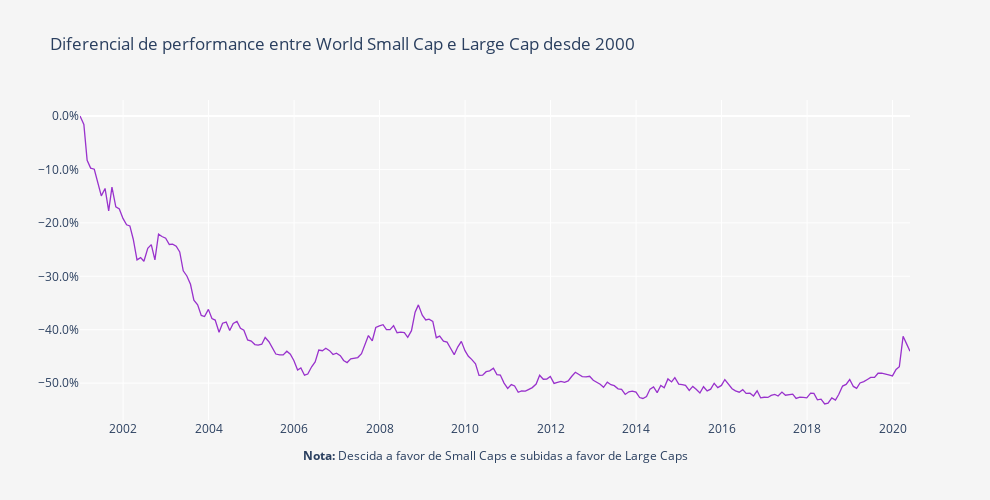

Here is the notebook cell this chart was saved with:
### Markdown cell above
**Dica:** A interactividade dos gráficos da plotly permite:

    . Zoom (mantenham o clique e arrastem o cursor em simultâneo, em cima do gráfico);
    . Tem uma lista de opções que aparece se forem com o cursor ao canto superior direito;
    . Façam duplo clique no gráfico ou seleccionem a opção Autoscale/Reset Axes para voltar ao normal;
    . Alterem a opção de 'Compare data on hoover' para 'Show closest data on hoover' se vos for mais conveniente;
    . Se clicarem num nome na legenda esse fundo desaparece (clicando de novo ele volta a apetecer).

### Code cell
layout = go.Layout(
    title='Diferencial de performance entre World Small Cap e Large Cap desde 2000',
    plot_bgcolor='#f5f5f5',
    paper_bgcolor='#f5f5f5',
    width=990,
    height=500,
    xaxis=dict(
        title='<b>Nota:</b> Descida a favor de Small Caps e subidas a favor de Large Caps',
        showgrid=True,
        titlefont=dict(size=12),
    ),
    yaxis=dict(
        title='',
        showgrid=True,
        zeroline=True, # Adicionar ou não a zero line
        tickformat=".1%" # tickformat=".2%" se quiseres mais casas decimais
    ))

trace0 = go.Scatter(
    x = fundos.index,
    y = (round(((fundos.iloc[:, 1] / fundos.iloc[:, 0])- 1), 5)),
    name = 'Portfolio',
    line = dict(
        color = 'darkorchid',
        width = 1.3)
)

data = [trace0]
        
fig = go.Figure(data=data, layout=layout)
py.iplot(fig)

### Figure 1 — Plotly figure (JSON) as saved in the notebook; plotly's stock layout.template omitted (floating-point values rounded to 4 significant figures; data arrays with more than 128 entries replaced by an {"elided": "..."} marker saying what was removed)
{"data": [{"line": {"color": "darkorchid", "width": 1.3}, "name": "Portfolio", "type": "scatter", "x": {"elided": "234 str values"}, "y": {"elided": "234 float values"}}], "layout": {"height": 500, "paper_bgcolor": "#f5f5f5", "plot_bgcolor": "#f5f5f5", "title": {"text": "Diferencial de performance entre World Small Cap e Large Cap desde 2000"}, "width": 990, "xaxis": {"autorange": true, "range": ["2000-12-29", "2020-05-29"], "showgrid": true, "title": {"font": {"size": 12}, "text": "<b>Nota:</b> Descida a favor de Small Caps e subidas a favor de Large Caps"}, "type": "date"}, "yaxis": {"autorange": true, "range": [-0.5689, 0.02994], "showgrid": true, "tickformat": ".1%", "title": {"text": ""}, "type": "linear", "zeroline": true}}}
